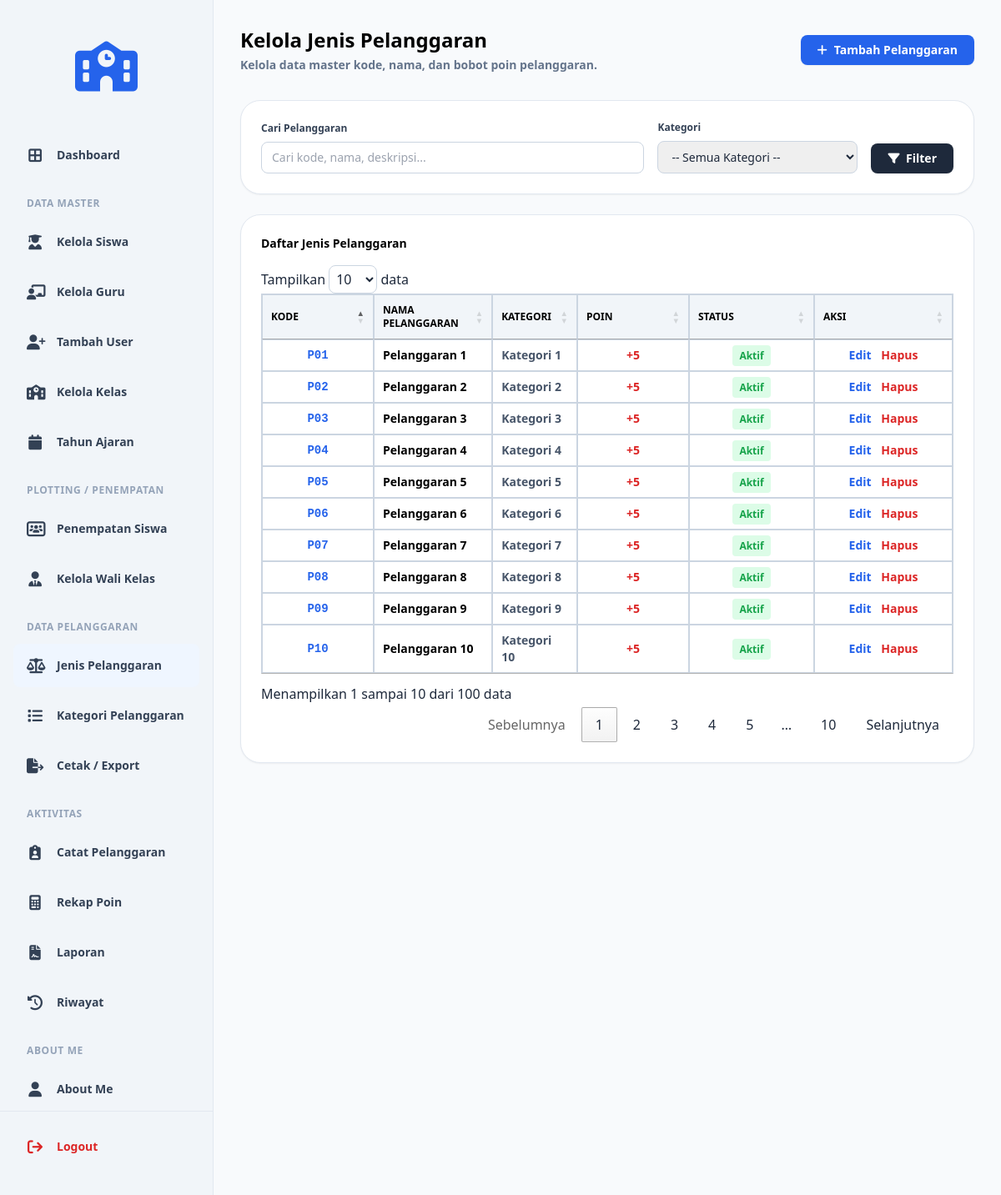
Screenshot of /kelola_jenis_pelanggaran.php (signed in) with the database file from the repository.
### tables this page shows
CREATE TABLE `t_pelanggaran` (
  `id` int(11) NOT NULL AUTO_INCREMENT,
  `pelanggaran_kategori_id` int(11) DEFAULT NULL,
  `kode` varchar(30) DEFAULT NULL,
  `nama` varchar(30) DEFAULT NULL,
  `poin` int(11) NOT NULL,
  `deskripsi` text NOT NULL,
  `status_aktif` tinyint(1) NOT NULL,
  `created_at` timestamp NOT NULL DEFAULT current_timestamp(),
  `updated_at` timestamp NOT NULL DEFAULT current_timestamp(),
  PRIMARY KEY (`id`),
  UNIQUE KEY `uq_t_pelanggaran_kode` (`kode`),
  KEY `pelanggaran_kategori_id` (`pelanggaran_kategori_id`)
);

CREATE TABLE `t_pelanggaran_kategori` (
  `id` int(11) NOT NULL AUTO_INCREMENT,
  `nama` varchar(100) DEFAULT NULL,
  `deskripsi` text NOT NULL,
  `status_aktif` tinyint(1) NOT NULL,
  `created_at` timestamp NOT NULL DEFAULT current_timestamp(),
  `updated_at` timestamp NOT NULL DEFAULT current_timestamp(),
  PRIMARY KEY (`id`),
  UNIQUE KEY `uq_t_pelanggaran_kategori_nama` (`nama`)
);

### kelola_jenis_pelanggaran.php (the view, shortened to what this page needs)
<?php
include 'config/koneksi.php';
$search = $_GET['search'] ?? '';
$where_clauses = [];
$where_sql = count($where_clauses) > 0 ? "WHERE " . implode(' AND ', $where_clauses) : "";
$query_data = "SELECT p.*, k.nama AS nama_kategori
               FROM t_pelanggaran p
               LEFT JOIN t_pelanggaran_kategori k ON p.pelanggaran_kategori_id = k.id
               $where_sql
               ORDER BY p.id DESC";
$result = mysqli_query($koneksi, $query_data);
?>
<!DOCTYPE html>
<html lang="id">
<head>
    <?php include 'layouts/head.php'; ?>
    <link rel="stylesheet" href="https://cdn.datatables.net/1.13.6/css/jquery.dataTables.min.css">
</head>
<body class="bg-slate-50 text-slate-800 font-sans min-h-screen flex">
    <?php include 'layouts/sidebar.php'; ?>
    <main class="flex-1 p-8 bg-slate-50 overflow-y-auto">
        <div class="flex flex-col md:flex-row justify-between items-start md:items-center mb-8 gap-4">
            <div>
                <h1 class="text-2xl font-bold text-black">Kelola Jenis Pelanggaran</h1>
                <p class="text-sm font-bold text-slate-500 mt-1">Kelola data master kode, nama, dan bobot poin pelanggaran.</p>
            </div>
            <button onclick="openModal('create')" class="bg-blue-600 hover:bg-blue-700 text-white px-5 py-2 rounded-lg font-bold text-sm shadow-sm transition flex items-center gap-2">
                <i class="fa-solid fa-plus"></i> Tambah Pelanggaran
            </button>
        </div>
        <div class="bg-white p-6 rounded-[1.5rem] shadow-sm border border-slate-200 mb-6">
            <form method="GET" class="flex flex-wrap gap-4 items-end">
                <div class="flex-1 min-w-[200px]">
                    <label class="block text-xs font-bold text-slate-700 mb-2">Cari Pelanggaran</label>
                    <input type="text" name="search" value="<?php echo htmlspecialchars($search); ?>" placeholder="Cari kode, nama, deskripsi..." class="w-full border border-slate-300 px-3 py-2 rounded-lg text-sm focus:border-blue-600 focus:outline-none">
                </div>
                <div class="w-60">
                    <label class="block text-xs font-bold text-slate-700 mb-2">Kategori</label>
                    <select name="kategori_id" class="w-full border border-slate-300 px-3 py-2 rounded-lg text-sm focus:border-blue-600 focus:outline-none">
                        <option value="">-- Semua Kategori --</option>
                    </select>
                </div>
                <button type="submit" class="bg-slate-800 hover:bg-slate-900 text-white px-5 py-2 rounded-lg text-sm font-bold shadow-sm transition">
                    <i class="fa-solid fa-filter mr-1"></i> Filter
                </button>
            </form>
        </div>
        <div class="bg-white p-6 rounded-[1.5rem] shadow-sm border border-slate-200">
            <h3 class="text-sm font-bold text-black mb-4">Daftar Jenis Pelanggaran</h3>
            <div class="overflow-x-auto">
                <table id="tabelData" class="w-full border-collapse border border-slate-300">
                    <thead class="bg-slate-100">
                        <tr>
                            <th class="border border-slate-300 px-4 py-3 text-xs font-bold text-black uppercase text-center w-24">KODE</th>
                            <th class="border border-slate-300 px-4 py-3 text-xs font-bold text-black uppercase text-left">NAMA PELANGGARAN</th>
                            <th class="border border-slate-300 px-4 py-3 text-xs font-bold text-black uppercase text-left">KATEGORI</th>
                            <th class="border border-slate-300 px-4 py-3 text-xs font-bold text-black uppercase text-center w-24">POIN</th>
                            <th class="border border-slate-300 px-4 py-3 text-xs font-bold text-black uppercase text-center w-28">STATUS</th>
                            <th class="border border-slate-300 px-4 py-3 text-xs font-bold text-black uppercase text-center w-32">AKSI</th>
                        </tr>
                    </thead>
                    <tbody>
                        <?php if ($result && mysqli_num_rows($result) > 0): ?>
                            <?php while ($data = mysqli_fetch_assoc($result)): ?>
                                <tr class="hover:bg-slate-50">
                                    <td class="border border-slate-300 px-4 py-3 text-sm font-mono font-bold text-blue-600 text-center"><?php echo htmlspecialchars($data['kode']); ?></td>
                                    <td class="border border-slate-300 px-4 py-3 text-sm font-bold text-black"><?php echo htmlspecialchars($data['nama']); ?></td>
                                    <td class="border border-slate-300 px-4 py-3 text-sm text-slate-600 font-bold"><?php echo htmlspecialchars($data['nama_kategori'] ?? '-'); ?></td>
                                    <td class="border border-slate-300 px-4 py-3 text-sm font-bold text-red-600 text-center">+<?php echo $data['poin']; ?></td>
                                    <td class="border border-slate-300 px-4 py-3 text-sm text-center">
                                        <?php echo $data['status_aktif'] == 1 ? '<span class="text-green-600 font-bold bg-green-100 px-2 py-1 rounded text-xs">Aktif</span>' : '<span class="text-slate-500 font-bold bg-slate-100 px-2 py-1 rounded text-xs">Non-Aktif</span>'; ?>
                                    </td>
                                    <td class="border border-slate-300 px-4 py-3 text-sm text-center">
                                        <button onclick='openEditModal(<?php echo json_encode($data); ?>)' class="text-blue-600 font-bold mr-2 hover:underline">Edit</button>
                                        <a href="kelola_jenis_pelanggaran.php?delete_id=<?php echo $data['id']; ?>" onclick="return confirm('Hapus jenis pelanggaran ini?')" class="text-red-600 font-bold hover:underline">Hapus</a>
                                    </td>
                                </tr>
                            <?php endwhile; ?>
                        <?php else: ?>
                            <tr>
                                <td colspan="6" class="border border-slate-300 px-4 py-8 text-center text-slate-500 font-bold">Belum ada data pelanggaran.</td>
                            </tr>
                        <?php endif; ?>
                    </tbody>
                </table>
            </div>
        </div>
    </main>
</body>
</html>

### rows the page displays
t_pelanggaran: kode "P10", nama "Pelanggaran 10", pelanggaran_kategori.nama "Kategori 10", poin "5", status_aktif "Aktif"
t_pelanggaran: kode "P09", nama "Pelanggaran 9", pelanggaran_kategori.nama "Kategori 9", poin "5", status_aktif "Aktif"
t_pelanggaran: kode "P08", nama "Pelanggaran 8", pelanggaran_kategori.nama "Kategori 8", poin "5", status_aktif "Aktif"
t_pelanggaran: kode "P07", nama "Pelanggaran 7", pelanggaran_kategori.nama "Kategori 7", poin "5", status_aktif "Aktif"
t_pelanggaran: kode "P06", nama "Pelanggaran 6", pelanggaran_kategori.nama "Kategori 6", poin "5", status_aktif "Aktif"
t_pelanggaran: kode "P05", nama "Pelanggaran 5", pelanggaran_kategori.nama "Kategori 5", poin "5", status_aktif "Aktif"
t_pelanggaran: kode "P04", nama "Pelanggaran 4", pelanggaran_kategori.nama "Kategori 4", poin "5", status_aktif "Aktif"
t_pelanggaran: kode "P03", nama "Pelanggaran 3", pelanggaran_kategori.nama "Kategori 3", poin "5", status_aktif "Aktif"
t_pelanggaran: kode "P02", nama "Pelanggaran 2", pelanggaran_kategori.nama "Kategori 2", poin "5", status_aktif "Aktif"
t_pelanggaran: kode "P01", nama "Pelanggaran 1", pelanggaran_kategori.nama "Kategori 1", poin "5", status_aktif "Aktif"
